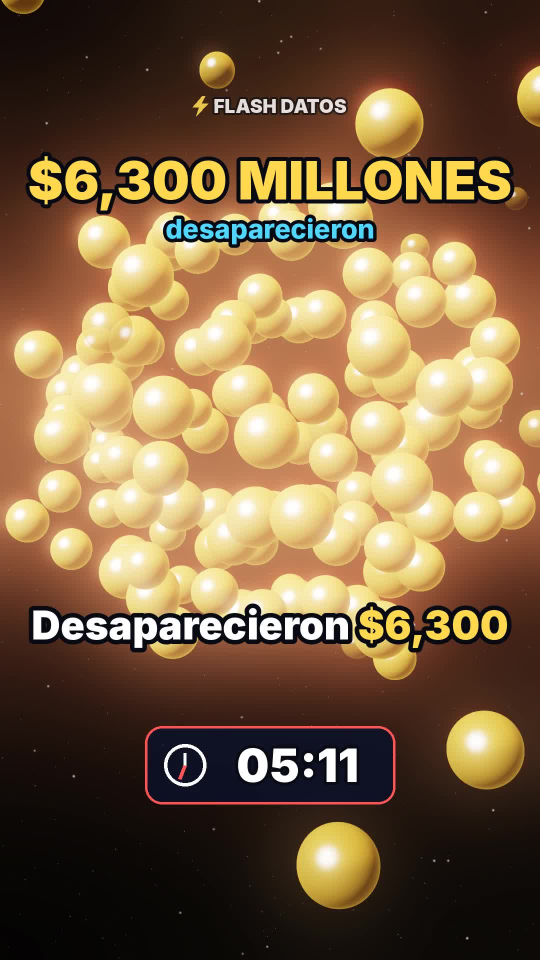
#> input picture videos/05-robo-binance/portada.jpg, 1080 x 1920 px (shown at 1/2 size)
$ python -i escena.py   (imports and definitions only)
#> lines starting #> are read from the running program, lines starting #| are printed output that depends on the picture
### motor/noise.py
import numpy as np
rng = np.random.default_rng(7)
PERM = rng.permutation(256)
P = np.concatenate([PERM, PERM]).astype(np.int64)
VALS = rng.random(256)


def _hash(ix, iy, iz):
    return VALS[P[P[P[ix & 255] + (iy & 255)] + (iz & 255)]]


def vnoise(x, y, z):
    xi, yi, zi = np.floor(x).astype(np.int64), np.floor(y).astype(np.int64), np.floor(z).astype(np.int64)
    xf, yf, zf = x - xi, y - yi, z - zi
    u, v, w = xf * xf * (3 - 2 * xf), yf * yf * (3 - 2 * yf), zf * zf * (3 - 2 * zf)
    c000 = _hash(xi, yi, zi); c100 = _hash(xi + 1, yi, zi)
    c010 = _hash(xi, yi + 1, zi); c110 = _hash(xi + 1, yi + 1, zi)
    c001 = _hash(xi, yi, zi + 1); c101 = _hash(xi + 1, yi, zi + 1)
    c011 = _hash(xi, yi + 1, zi + 1); c111 = _hash(xi + 1, yi + 1, zi + 1)
    x00 = c000 + u * (c100 - c000); x10 = c010 + u * (c110 - c010)
    x01 = c001 + u * (c101 - c001); x11 = c011 + u * (c111 - c011)
    y0 = x00 + v * (x10 - x00); y1 = x01 + v * (x11 - x01)
    return y0 + w * (y1 - y0)


def fbm(x, y, z, octaves=5, lac=2.0, gain=0.5, seed=0.0):
#> called with octaves = 5, lac = 2, gain = 0.5, seed = 91
    tot, amp, norm, f = 0.0, 1.0, 0.0, 1.0
    for o in range(octaves):
        off = seed * 17.31 + o * 31.7
        tot = tot + amp * vnoise(x * f + off, y * f - off * 0.7, z * f + off * 1.3)
        norm += amp; amp *= gain; f *= lac
    return tot / norm


def smooth(a, b, x):
    t = np.clip((x - a) / (b - a), 0, 1)
    return t * t * (3 - 2 * t)


def mix(a, b, t):
    t = t[..., None]
    return np.asarray(a) * (1 - t) + np.asarray(b) * t

### videos/05-robo-binance/escena.py
"""Flash Datos · video 05 · El robo de Binance (trazado de rayos de esferas).

Uso:
  python3 escena.py test 1.0 5.0 ...        -> PNG de prueba en frames_test/
  python3 escena.py chunk <ini> <fin> <out> -> MP4 de los cuadros [ini, fin)
  python3 escena.py info
"""
import json, math, os, subprocess, sys
import numpy as np
from PIL import Image, ImageDraw, ImageFont
from scipy.ndimage import gaussian_filter, zoom as ndzoom

BASE = os.path.dirname(os.path.abspath(__file__))
sys.path.insert(0, BASE)
W, H, FPS = 1080, 1920, 30
TY = math.tan(math.radians(20)); TX = TY * W / H
PIX = 2 * TY / H

xs = ((np.arange(W) + 0.5) / W * 2 - 1) * TX
ys = (1 - (np.arange(H) + 0.5) / H * 2) * TY
DX, DY = np.meshgrid(xs, ys)
NRM = np.sqrt(DX * DX + DY * DY + 1)
DIRS = np.stack([DX / NRM, DY / NRM, -1 / NRM], axis=-1)

# [1 line not run here, left out]


def lin(c):
    return np.asarray(c, dtype=np.float32) ** 2.2


# [1 line not run here, left out]
# [1 line that did not run here, left out]
GOLD = lin([1.0, 0.78, 0.34]); ICE = lin([0.62, 0.90, 1.0])


# [12 lines left out: function sample, not called in this run]


def smooth(a, b, x):
    t = np.clip((x - a) / (b - a), 0, 1)
    return t * t * (3 - 2 * t)


def make_background():
    rng = np.random.default_rng(5)
    bg = np.zeros((H, W, 3), np.float32)
    n = 1500
    x = rng.integers(0, W, n); y = rng.integers(0, H, n)
    inten = 0.025 + 0.42 * rng.random(n) ** 7
    tint = rng.random(n)
    col = np.stack([0.80 + 0.2 * tint, 0.86 + 0.06 * tint, 1.0 - 0.25 * tint], -1)
    np.add.at(bg, (y, x), col * inten[:, None])
    bg = gaussian_filter(bg, (0.6, 0.6, 0))
    big = np.zeros_like(bg)
    m = 40
    bx = rng.integers(0, W, m); by = rng.integers(0, H, m)
    np.add.at(big, (by, bx), np.array([1.0, 0.95, 0.9]) * (1.5 + 3 * rng.random(m))[:, None])
    bg += gaussian_filter(big, (1.3, 1.3, 0))
    from noise import fbm
    gy, gx = np.mgrid[0:120, 0:68] / 40.0
    neb = fbm(gx, gy, np.full_like(gx, 0.3), 5, seed=91)
    neb = ndzoom(neb, (H / 120, W / 68), order=1)
    neb = np.clip((neb - 0.45) * 2.2, 0, 1) ** 1.6
    bg += neb[..., None] * np.array([0.030, 0.018, 0.006], np.float32)  # tinte dorado muy tenue
    return bg


BG = make_background()


# [10 lines left out: functions rot_y, rot_x, not called in this run]


def latlon(v):
    return np.arcsin(np.clip(v[..., 1], -1, 1)), np.arctan2(v[..., 0], v[..., 2])


# [81 lines left out: functions shade, draw_sphere, not called in this run]


def bloom(img):
    small = img[::4, ::4]
    br = np.clip(small - 0.9, 0, None)
    g = gaussian_filter(br, (5, 5, 0)) * 0.55 + gaussian_filter(br, (22, 22, 0)) * 0.85 + gaussian_filter(br, (60, 60, 0)) * 0.5
    return img + ndzoom(g, (4, 4, 1), order=1)[:H, :W]


# [4 lines left out: function tonemap, not called in this run]


# ---------------- línea de tiempo ----------------
# [1 line not run here, left out]
# [1 line that did not run here, left out]
# [1 line that did not run here, left out]
# [1 line that did not run here, left out]
P = lambda sid, k: SEG[sid]["parts"][k]

# [1 line that did not run here, left out]
# [1 line that did not run here, left out]
# [1 line that did not run here, left out]
# [1 line that did not run here, left out]
# [1 line that did not run here, left out]
# [1 line that did not run here, left out]


def ease(s):
    s = min(max(s, 0.0), 1.0)
    return s * s * s * (s * (6 * s - 15) + 10)


def ease_out(s):
    s = min(max(s, 0.0), 1.0)
    return 1 - (1 - s) ** 3


def lerp(a, b, s):
    return a + (b - a) * s


# ---------------- bóveda de monedas ----------------
RNG = np.random.default_rng(42)
NCOIN = 150
_k = np.arange(NCOIN) + 0.5
_phi = np.arccos(1 - 2 * _k / NCOIN); _th = math.pi * (1 + 5 ** 0.5) * _k
_rad = 1.85 * (0.35 + 0.65 * RNG.random(NCOIN) ** 0.5)
PILE = np.stack([np.cos(_th) * np.sin(_phi), np.cos(_phi) * 0.92, np.sin(_th) * np.sin(_phi)], -1) * _rad[:, None] + np.array([0.0, 0.35, 0.0])
# [2 lines not run here, left out]
LAUNCH = np.sort(RNG.uniform(0.7, 6.0, NCOIN))[RNG.permutation(NCOIN)]
COIN_R = 0.17 * (0.85 + 0.3 * RNG.random(NCOIN))
FROZEN = RNG.random(NCOIN) < 0.52           # algo más de la mitad: "más de 3,000 de 6,300 millones"
# [1 line that did not run here, left out]
# [1 line that did not run here, left out]
O_PILE = np.array([0.0, 0.0, 9.6])


# [28 lines left out: function pile_coins, not called in this run]


# ---------------- Tierra con anillo y 10 cadenas ----------------
E_BIN = (0.0, -0.55, 0.0); R_BIN = 1.95
O_BIN = np.array([0.0, 0.25, 9.0])
NRING = 60
RING_TILT = math.radians(18)
CHAIN_COLS = [(255, 216, 77), (79, 216, 255), (255, 120, 180), (140, 255, 160), (255, 160, 80),
              (190, 150, 255), (255, 255, 255), (80, 255, 230), (255, 90, 90), (170, 210, 255)]
# [1 line that did not run here, left out]


# [6 lines left out: function ring_pos, not called in this run]


def chain_dir(k):
    a = math.radians(18 + k * 16)
    return np.array([math.cos(a), math.sin(a), 0.12])


def chain_origin(k):
    d = chain_dir(k); d = d / np.linalg.norm(d)
    return np.array(E_BIN) + d * R_BIN * 1.04, d


# [18 lines left out: function bin_coins, not called in this run]


# ---------------- Récord: Bybit vs Binance ----------------
R_BIG = 1.35; R_SMALL = R_BIG * math.sqrt(1.5 / 6.3)  # área proporcional al monto
O_REC = np.array([0.0, 0.0, 11.2])


# ---------------- Corea ----------------
E_KOR = (0.0, 0.35, 0.0); R_KOR = 2.2
O_KOR = np.array([0.0, 0.1, 9.8])
KOR_LAT, KOR_LON = 39.5, 127.0


# [40 lines left out: function scene, not called in this run]


# ---------------- subtítulos y textos ----------------
HL_WORDS = {"millones", "minutos", "binance", "blockchains", "robo", "cripto", "historia", "récord", "quién", "quién.", "cuánto",
            "tradertraitor", "corea", "norte", "nuclear", "congelaron", "resto", "resto?", "esconderlo", "banco", "banco…", "no"}


# [15 lines left out: function groups_for_part, not called in this run]


CAPS = []
# [6 lines not run here, left out]

FD = os.path.join(BASE, "fonts", "")
_fc = {}


# [5 lines left out: function font, not called in this run]


YELLOW = (255, 216, 77); CYAN = (79, 216, 255); WHITE = (255, 255, 255); INK = (8, 10, 20); RED = (255, 84, 84)


def is_hl(w):
    core = w.strip(".,:…?¿!").lower()
    return any(ch.isdigit() for ch in core) or core in HL_WORDS or w.strip(".,:…?¿!").isupper() and len(core) > 1


# [26 lines left out: functions draw_caption, fade, not called in this run]


def txt(d, xy, s, size, col, A, fname="Inter-Black.otf", anchor="mm", sw=7):
    d.text(xy, s, font=font(fname, size), fill=col + (A,), anchor=anchor, stroke_width=sw, stroke_fill=INK + (A,))


# [16 lines left out: function draw_label, not called in this run]


def bolt(cx, cy, s):
    pts = [(0.58, 0.0), (0.12, 0.56), (0.44, 0.56), (0.30, 1.0), (0.88, 0.38), (0.55, 0.38), (0.74, 0.0)]
    return [(cx + (px - 0.5) * s, cy + (py - 0.5) * s) for px, py in pts]


# [193 lines left out: functions draw_watermark, project, box, draw_clock, draw_hook, draw_binance and 6 more, not called in this run]


# [20 lines not run here, left out]

>>> import cv2
>>> picture = cv2.imread('portada.jpg', cv2.IMREAD_GRAYSCALE)
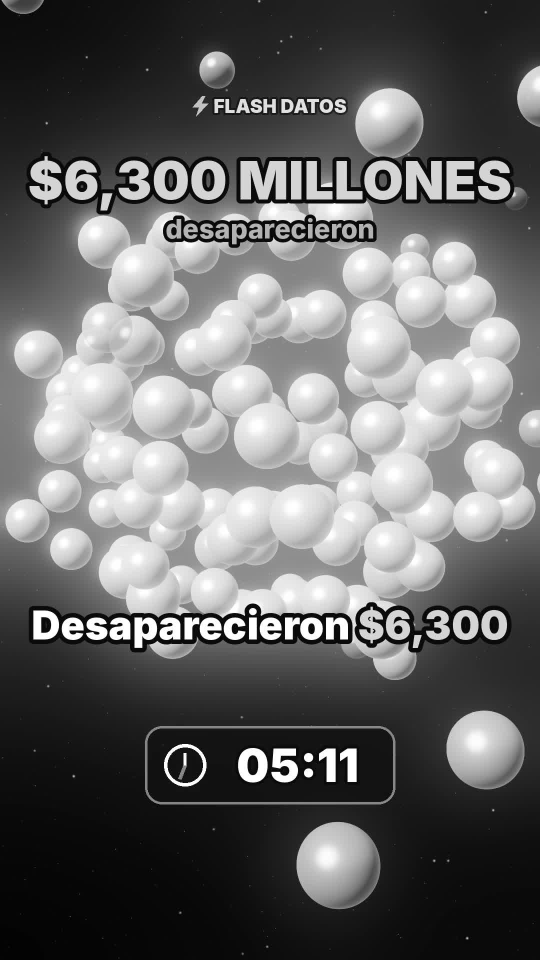
#> picture: shape (1920, 1080) (shown at 1/2 size); min 0, max 255, mean 104.2
>>> result = bloom(picture)
#> in bloom, `small = img[::4, ::4]`:
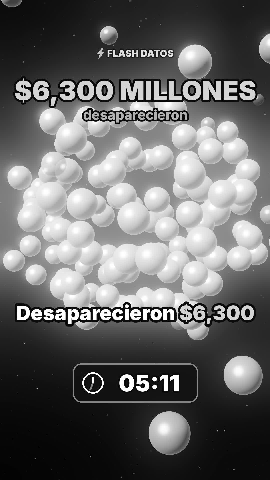
#> small: shape (480, 270); min 0, max 255, mean 104.3
#> (the run stopped early here; a loop or call above may not have finished)
